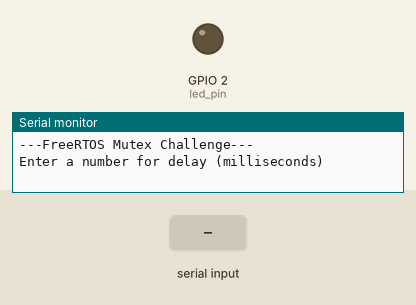
Recording of a sketch running on a simulated ESP32. Shown: output pins drawn as LEDs (lit = HIGH), the last lines printed to the serial monitor. Dashed ring = blinking. The test bench sets the inputs (shaded band).

Above: at 1.8 s.
1.9 s: "90,45\n" received over Serial
At 6.8 s:
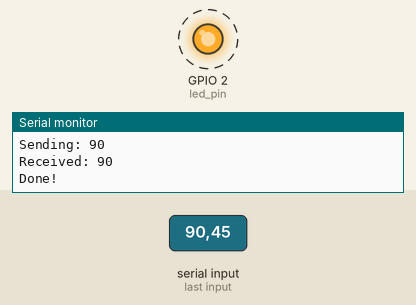
Timing chart, 0 to 10.9 s (numbered marks = the images above; inputs shaded):
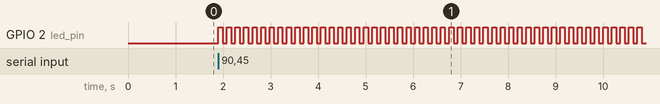

The sketch:

esp32-freertos-06-challenge-task-parameters.ino
```cpp
#if CONFIG_FREERTOS_UNICORE
  static const BaseType_t app_cpu = 0;
#else
  static const BaseType_t app_cpu = 1;
#endif

static const int led_pin = LED_BUILTIN;
SemaphoreHandle_t mutex;

//*****************************************************************************
// Tasks

void blinkLED(void *parameters) {

  xSemaphoreTake(mutex, portMAX_DELAY);

  // Копируем значение
  int num = *(int *)parameters;

  Serial.print("Received: ");
  Serial.println(num);

  xSemaphoreGive(mutex);

  pinMode(led_pin, OUTPUT);

  while (1) {
    digitalWrite(led_pin, HIGH);
    vTaskDelay(num / portTICK_PERIOD_MS);
    digitalWrite(led_pin, LOW);
    vTaskDelay(num / portTICK_PERIOD_MS);
  }
}


void setup() {

  int delay_arg;

  Serial.begin(115200);
  vTaskDelay(1000 / portTICK_PERIOD_MS);

  Serial.println();
  Serial.println("---FreeRTOS Mutex Challenge---");
  Serial.println("Enter a number for delay (milliseconds)");

  while (Serial.available() <= 0);

  delay_arg = Serial.parseInt();
  Serial.print("Sending: ");
  Serial.println(delay_arg);

  mutex = xSemaphoreCreateMutex();

  xSemaphoreTake(mutex, portMAX_DELAY);

  xTaskCreatePinnedToCore(blinkLED,
                          "Blink LED",
                          2048,
                          (void *)&delay_arg,
                          1,
                          NULL,
                          app_cpu);

  xSemaphoreGive(mutex);

  vTaskDelay(10 / portTICK_PERIOD_MS); // Даем квант времени задаче blinkLED
  xSemaphoreTake(mutex, portMAX_DELAY);

  Serial.println("Done!");
}

void loop() {
  vTaskDelay(1000 / portTICK_PERIOD_MS);
}
```

Measured:
- after the input at 1.9 s, GPIO 2 (led_pin): alternates HIGH for 0.09 s and LOW for 0.09 s, starting at once
